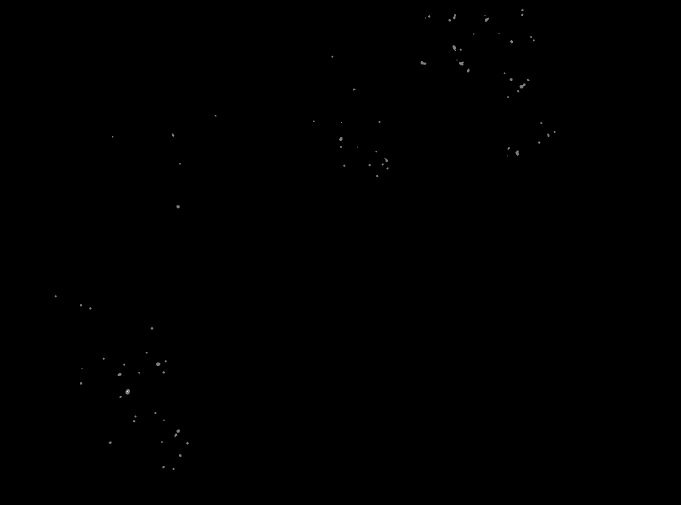
#> input picture kondenzace_jader/image_test.tif, 1362 x 1010 px (shown at 1/2 size); the run also reads 1 picture not shown here
$ python fourier_hff.py
#> lines starting #> are read from the running program, lines starting #| are printed output that depends on the picture; after the words box and inside, x2 and y2 are one past the last pixel; in counts of white or black regions, pixels touching at a corner belong together; long printed decimals are rounded
import numpy as np
from skimage.io import imread
import matplotlib.pyplot as plt
import cv2


import numpy as np
from scipy import ndimage as ndi
from skimage import morphology

# [8 lines of commented-out code are left out]

def soft_taper_from_mask(mask, taper_px=5):
    """
    Build W in [0,1]: 1 in the interior; smoothly decays to 0 within ~taper_px from the mask boundary.
    """
    # distance to background inside mask
    dist_in = ndi.distance_transform_edt(mask)
    # distance to mask outside (not used but shown for completeness)
    W = np.clip(dist_in / float(taper_px), 0, 1)
    # optional smooth nonlinearity (cosine ramp) for C^1 continuity
    W = 0.5 - 0.5 * np.cos(np.pi * W)   # equals 0 at 0, 1 at >=1; smooth ramp
    W[~mask] = 0.0
    return W

# [60 lines of commented-out code are left out]


def hff_mask_only(img, mask, taper_px=5, f_cut=0.25, eps=1e-3):

    img = img.astype(float)

    W = soft_taper_from_mask(mask, taper_px=int(taper_px))

    X = img * W


    grid_x, grid_y = np.meshgrid(
        np.linspace(-1, 1, img.shape[1]),
        np.linspace(-1, 1, img.shape[0])
    )

    dist = np.sqrt(grid_x**2 + grid_y**2)

    inner_mask = dist < 0.25
    outer_mask = dist >= 0.25


    F = np.fft.fftshift(np.fft.fft2(X))
    FW = np.fft.fftshift(np.fft.fft2(W))

    P_meas = np.abs(F)**2
    P_win  = np.abs(FW)**2

    P_comp = P_meas / (P_win + eps)

    # inner_power = P_comp[inner_mask].sum()
    outer_power = P_comp[outer_mask].sum()

    hff = outer_power / (P_comp.sum()+ 1e-12)

    return hff


if __name__ == "__main__":

    img = imread('image_test.tif')
#> img is the input picture: shape (1010, 1362) uint16; min 111, max 519, mean 141.8
    mask = imread('mask_test.png')
#> mask: shape (1010, 1362) uint16; min 0, max 7, mean 0.657

    mask = mask == 1
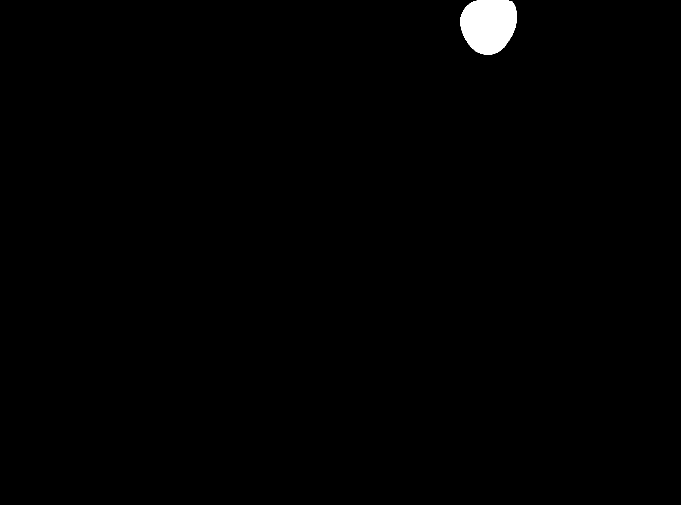
#> mask: shape (1010, 1362) bool (shown at 1/2 size); 0.72% white; 1 white region, box (x1, y1, x2, y2) and area: (921, 1, 1034, 110) 9905

    bbox = cv2.boundingRect(mask.astype(np.uint8))
#> bbox = (921, 1, 113, 109)
    img_crop = img[bbox[1]:bbox[1]+bbox[3], bbox[0]:bbox[0]+bbox[2]]
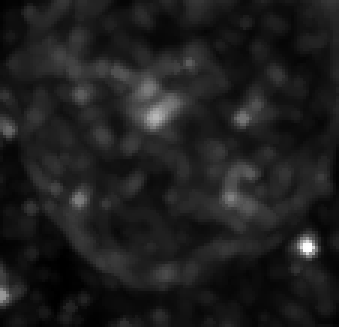
#> img_crop: shape (109, 113) uint16 (shown 3 times larger); min 135, max 391, mean 166.5; drawn with min black and max white
    mask_crop = mask[bbox[1]:bbox[1]+bbox[3], bbox[0]:bbox[0]+bbox[2]]
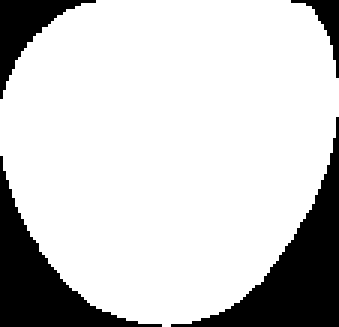
#> mask_crop: shape (109, 113) bool (shown 3 times larger); 80.4% white; 4 black regions, box (x1, y1, x2, y2) and area: (57, 39, 113, 109) 1096, (0, 52, 54, 109) 858, (0, 0, 32, 33) 343, (97, 0, 113, 26) 115


    hff = hff_mask_only(img_crop, mask_crop)
#> in soft_taper_from_mask, `dist_in = ndi.distance_transform_edt(mask)`:
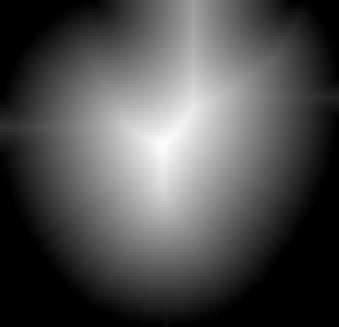
#> dist_in: shape (109, 113) float64 (shown 3 times larger); min 0, max 52.84, mean 16.3; drawn with min black and max white
#> in soft_taper_from_mask, `W = 0.5 - 0.5 * np.cos(np.pi * W)`:
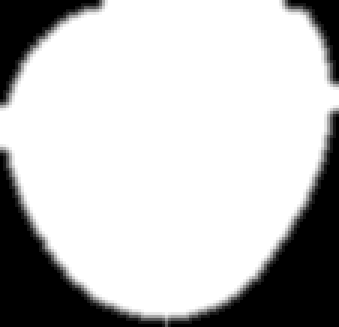
#> W: shape (109, 113) float64 (shown 3 times larger); min 0, max 1, mean 0.757
#> in hff_mask_only, `X = img * W`:
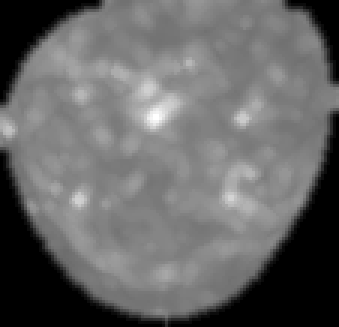
#> X: shape (109, 113) float64 (shown 3 times larger); min 0, max 318, mean 128; drawn with min black and max white
#> in hff_mask_only, `P_comp = P_meas / (P_win + eps)`:
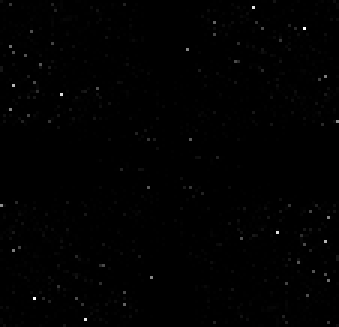
#> P_comp: shape (109, 113) float64 (shown 3 times larger); min 4.18, max 23141498.3, mean 139083.8; drawn with min black and max white
#> in hff_mask_only, `outer_power = P_comp[outer_mask].sum()`: outer_power = 1.64e+09
#> in hff_mask_only, `hff = outer_power / (P_comp.sum()+ 1e-12)`: hff = 0.96
#> hff = 0.96
    print(hff)
#| 0.9598
